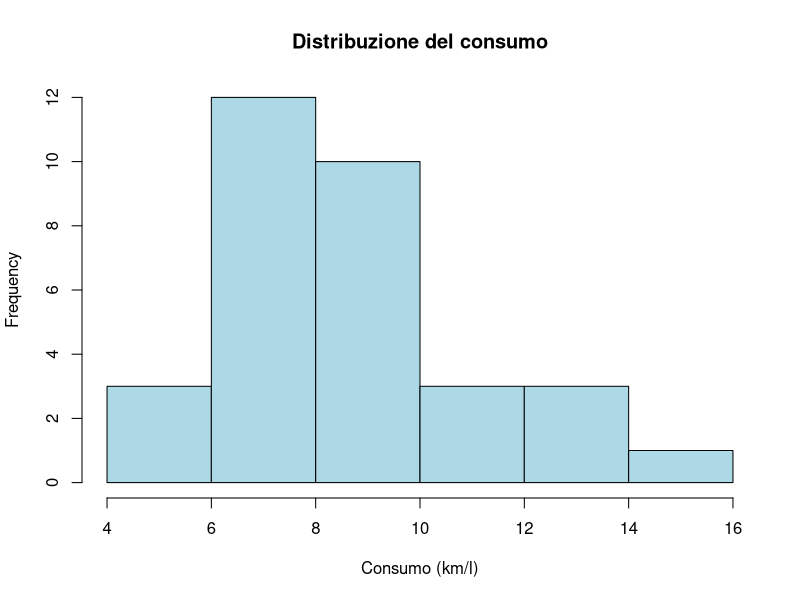
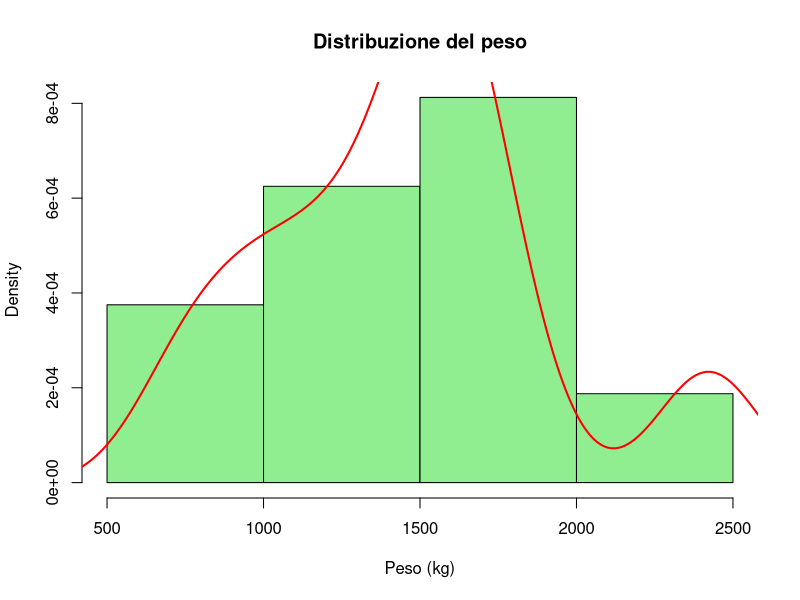
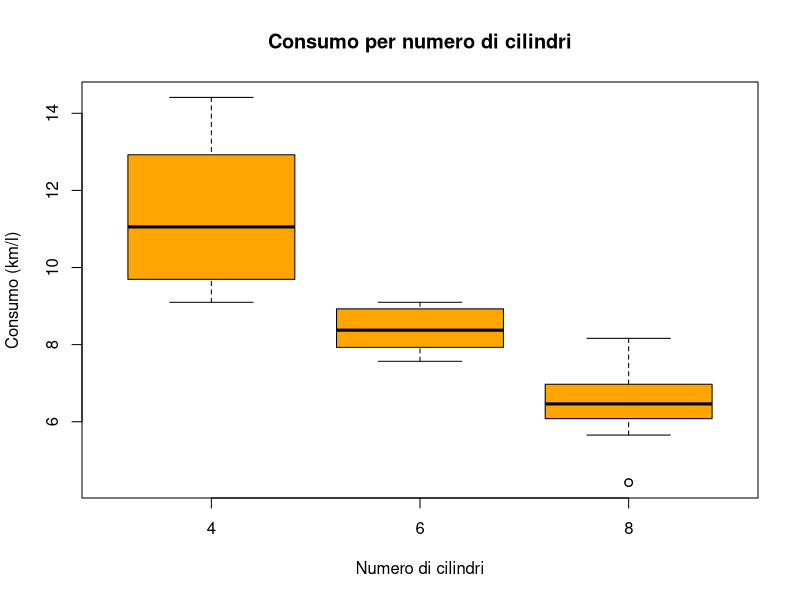
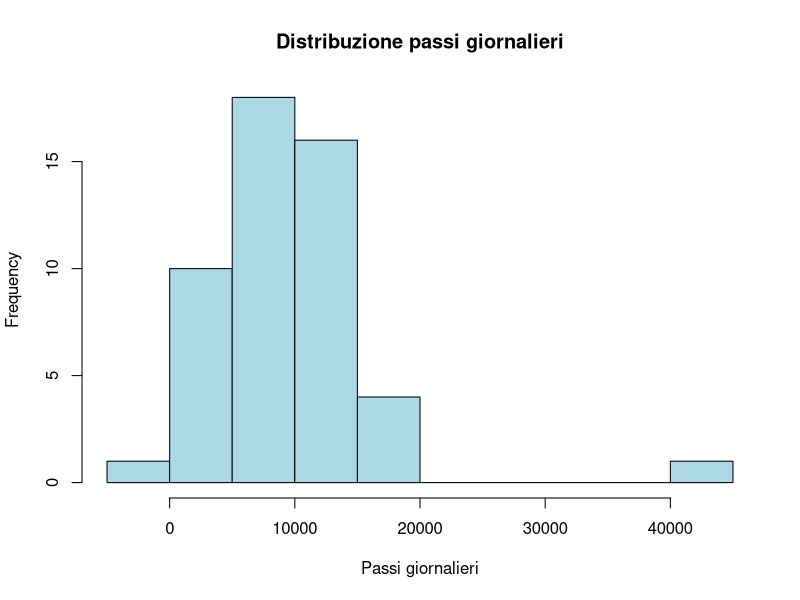
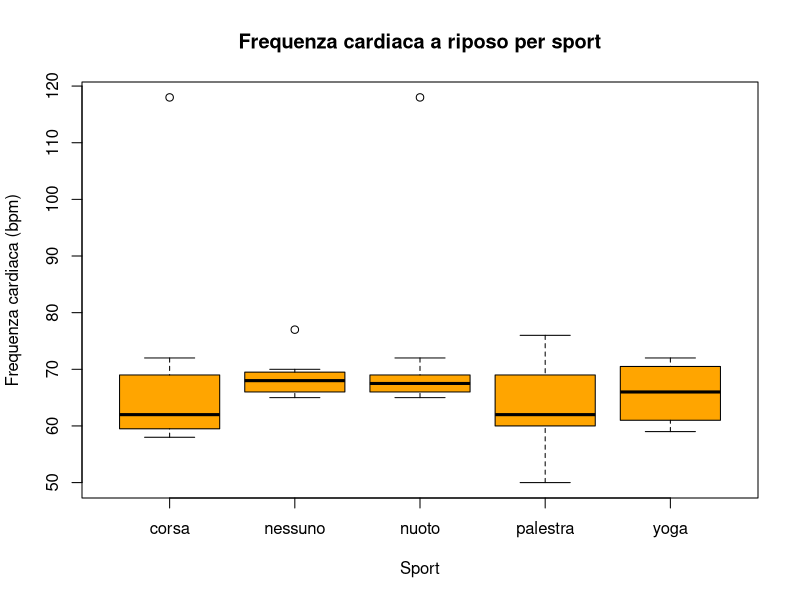

Here is the R script that generated these plots, in order:
## ---- chunk 1
knitr::opts_chunk$set(echo = TRUE)
library(dplyr)
## ---- chunk 2
# Carico il dataset
data(mtcars)

# Visualizzo le prime righe
head(mtcars)

# Struttura del dataset
str(mtcars)

# Statistiche riassuntive
summary(mtcars)
## ---- chunk 3
# Trasformo i nomi delle righe in colonna
mtcars$car_name <- rownames(mtcars)

# Porto la colonna all’inizio
mtcars <- mtcars[, c("car_name", names(mtcars)[names(mtcars) != "car_name"])]

# Visualizzo
head(mtcars)
## ---- chunk 4
# Estraggo solo le colonne mpg, hp e wt
mtcars %>%
  select(mpg, hp, wt)

# Estraggo tutte le colonne che iniziano per "d"
mtcars %>%
  select(starts_with("d"))

# Estraggo tutte le colonne numeriche
mtcars %>%
  select(where(is.numeric))
## ---- chunk 5
# Auto con più di 150 cavalli
mtcars %>%
  filter(hp > 150)

# Auto con mpg > 25 e peso < 3
mtcars %>%
  filter(mpg > 25 & wt < 3)
## ---- chunk 6
# Ordino le auto per mpg crescente
mtcars %>%
  arrange(mpg)

# Ordino le auto per hp decrescente
mtcars %>%
  arrange(desc(hp))
## ---- chunk 7
# Creo il nuovo dataset con le conversioni
mtcars_it <- mtcars %>%
  mutate(
    consumo = mpg * 0.425144,                 # mpg → km/l
    peso = wt * 453.592,                      # migliaia di lb → kg
    cilindrata = disp * 0.0163871             # cubic inches → litri
  )

# Visualizzo le prime righe
head(mtcars_it)
## ---- chunk 8
# Aggiungo la colonna efficienza
mtcars_it <- mtcars_it %>%
  mutate(
    efficienza = consumo / peso
  )

# Calcolo il consumo medio per numero di cilindri
mtcars_it %>%
  group_by(cyl) %>%
  summarise(consumo_medio = mean(consumo)) %>%
  arrange(desc(consumo_medio))
## ---- chunk 9
# Considero solo le auto con più di 100 cavalli
mtcars_it %>%
  filter(hp > 100) %>%
  group_by(cyl) %>%
  summarise(potenza_media = mean(hp)) %>%
  arrange(desc(potenza_media))
## ---- chunk 10
# Definisco la funzione
statistiche <- function(x) {
  list(
    mediana = median(x),
    quartile_1 = quantile(x, 0.25),
    quartile_3 = quantile(x, 0.75),
    IQR = IQR(x)
  )
}

# Applico la funzione alla variabile consumo
statistiche(mtcars_it$consumo)
## ---- chunk 11
# Frequenza assoluta del numero di cilindri
freq_assoluta <- table(mtcars_it$cyl)
freq_assoluta

# Frequenza relativa
freq_relativa <- prop.table(freq_assoluta)
freq_relativa

# Modalità (valore più frequente)
moda <- names(which.max(freq_assoluta))
moda

# Tabella a doppia entrata tra cilindri e marce
tabella <- table(mtcars_it$cyl, mtcars_it$gear)
tabella

# Frequenze relative per riga
prop.table(tabella, margin = 1)
## ---- chunk 12
# Istogramma del consumo
hist(mtcars_it$consumo,
     main = "Distribuzione del consumo",
     xlab = "Consumo (km/l)",
     col = "lightblue")
## ---- chunk 13
# Istogramma del peso
hist(mtcars_it$peso,
     main = "Distribuzione del peso",
     xlab = "Peso (kg)",
     col = "lightgreen",
     probability = TRUE)

# Aggiungo la curva di densità
lines(density(mtcars_it$peso), col = "red", lwd = 2)
## ---- chunk 14
# Boxplot del consumo rispetto ai cilindri
boxplot(consumo ~ cyl,
        data = mtcars_it,
        main = "Consumo per numero di cilindri",
        xlab = "Numero di cilindri",
        ylab = "Consumo (km/l)",
        col = "orange")
## ---- chunk 15
# Carico il dataset
Sport <- read.csv("Sport.csv")

# Prime righe
head(Sport)

# Struttura
str(Sport)

# Statistiche
summary(Sport)

# Numero osservazioni e variabili
dim(Sport)

# Controllo valori mancanti
colSums(is.na(Sport))
## ---- chunk 16
# a) Media passi giornalieri
mean(Sport$passi_giornalieri)

# b) Frequenza cardiaca media (almeno 3 allenamenti)
Sport %>%
  filter(giorni_allenamento >= 3) %>%
  summarise(media_fc = mean(frequenza_cardiaca_riposo))

# c) Sport con più passi medi
Sport %>%
  group_by(sport) %>%
  summarise(passi_medi = mean(passi_giornalieri)) %>%
  arrange(desc(passi_medi))
## ---- chunk 17
# d) Frequenza cardiaca media per sport
Sport %>%
  group_by(sport) %>%
  summarise(fc_media = mean(frequenza_cardiaca_riposo))

# e) Frequenza cardiaca media per sport (solo passi > 8000)
Sport %>%
  filter(passi_giornalieri > 8000) %>%
  group_by(sport) %>%
  summarise(fc_media = mean(frequenza_cardiaca_riposo))

# f) Media passi senza il massimo
mean(Sport$passi_giornalieri[Sport$passi_giornalieri != max(Sport$passi_giornalieri)])
## ---- chunk 18
# Creo indice_salute
Sport <- Sport %>%
  mutate(indice_salute = passi_giornalieri / frequenza_cardiaca_riposo)

# Prendo i 3 individui con valore più alto
Sport %>%
  arrange(desc(indice_salute)) %>%
  head(3)
## ---- chunk 19
# h) Relazione tra allenamento e frequenza cardiaca
Sport %>%
  group_by(giorni_allenamento) %>%
  summarise(fc_media = mean(frequenza_cardiaca_riposo))

# i) Frequenza assoluta e relativa dello sport
freq_sport <- table(Sport$sport)
freq_sport

prop.table(freq_sport)

# j) Nuova variabile (>=3 allenamenti) e tabella
Sport <- Sport %>%
  mutate(allenamento_freq = ifelse(giorni_allenamento >= 3, "alto", "basso"))

tabella <- table(Sport$allenamento_freq, Sport$sport)
tabella

prop.table(tabella, margin = 1)
## ---- chunk 20
hist(Sport$passi_giornalieri,
     main = "Distribuzione passi giornalieri",
     xlab = "Passi giornalieri",
     col = "lightblue")
## ---- chunk 21
boxplot(frequenza_cardiaca_riposo ~ sport,
        data = Sport,
        main = "Frequenza cardiaca a riposo per sport",
        xlab = "Sport",
        ylab = "Frequenza cardiaca (bpm)",
        col = "orange")
